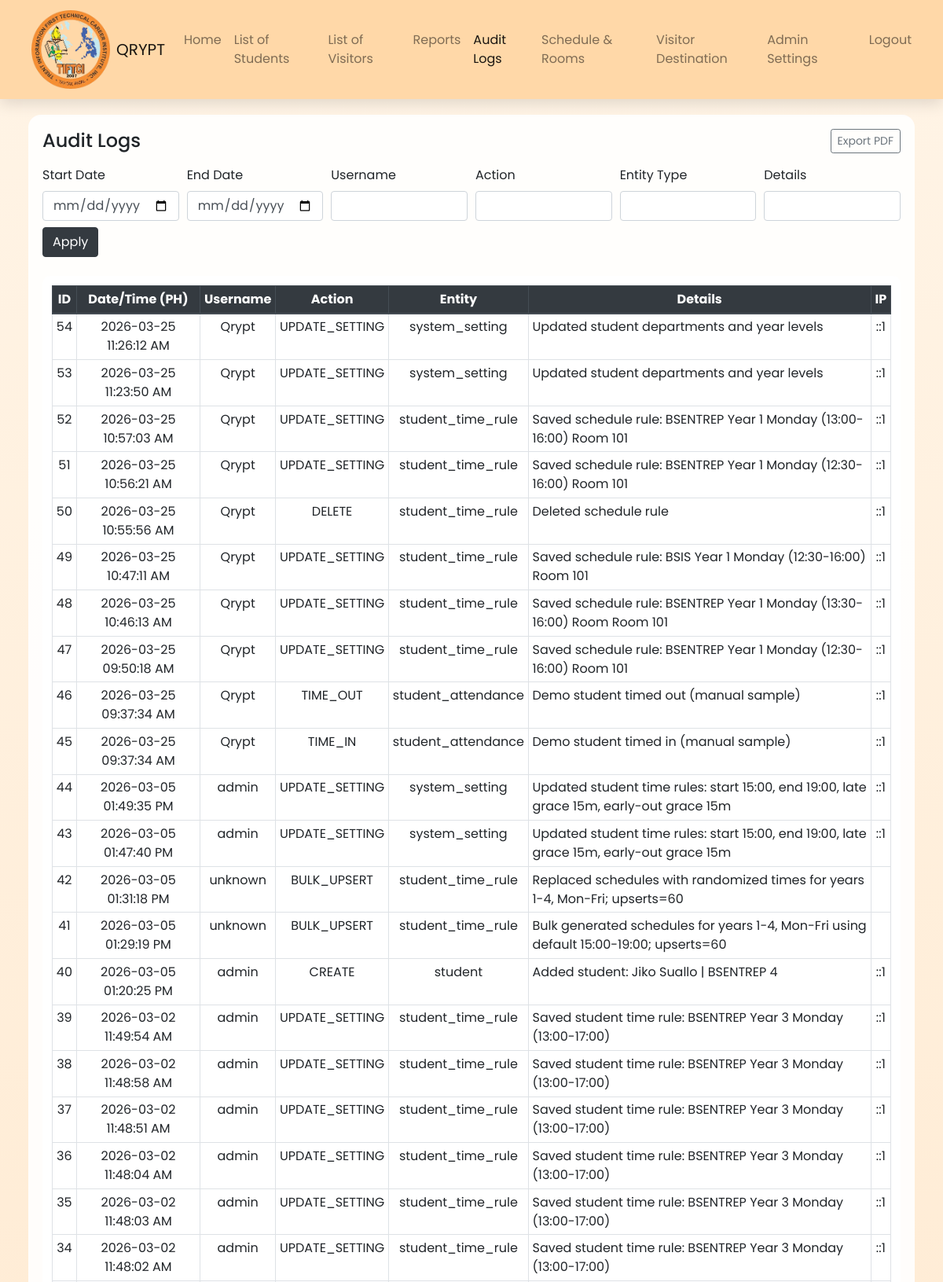
Page /audit-logs.php (signed in, upper part) on the committed database.
### tables this page shows
CREATE TABLE `tbl_audit_log` (
  `tbl_audit_log_id` int(11) NOT NULL,
  `username` varchar(100) NOT NULL,
  `action` varchar(100) NOT NULL,
  `entity_type` varchar(100) NOT NULL,
  `entity_id` int(11) DEFAULT NULL,
  `details` text DEFAULT NULL,
  `ip_address` varchar(64) DEFAULT NULL,
  `created_at` datetime NOT NULL DEFAULT current_timestamp()
);

### conn/bootstrap.php (called while the page is built, shortened)
<?php
function h($value) {
    return htmlspecialchars((string) $value, ENT_QUOTES, 'UTF-8');
}
function format_datetime_ph($dateTimeValue) {
    try {
        $dt = new DateTime($dateTimeValue, new DateTimeZone('Asia/Manila'));
        return $dt->format('Y-m-d h:i:s A');
    } catch (Exception $e) {
        return (string) $dateTimeValue;
    }
}
?>

### audit-logs.php (the view, shortened to what this page needs)
<?php
include('./conn/bootstrap.php');
include('./conn/conn.php');
$startDate = trim((string) ($_GET['start_date'] ?? ''));
$endDate = trim((string) ($_GET['end_date'] ?? ''));
$usernameFilter = trim((string) ($_GET['username'] ?? ''));
$actionFilter = trim((string) ($_GET['action'] ?? ''));
$entityFilter = trim((string) ($_GET['entity_type'] ?? ''));
$detailsFilter = trim((string) ($_GET['details'] ?? ''));
$hasStartDate = preg_match('/^\d{4}-\d{2}-\d{2}$/', $startDate) === 1;
$hasEndDate = preg_match('/^\d{4}-\d{2}-\d{2}$/', $endDate) === 1;
$sql = 'SELECT tbl_audit_log_id, username, action, entity_type, details, ip_address, created_at FROM tbl_audit_log';
$sql .= ' ORDER BY tbl_audit_log_id DESC LIMIT 1000';
$stmt = $conn->prepare($sql);
$stmt->execute();
$rows = $stmt->fetchAll();
?>
<!DOCTYPE html>
<html lang="en">
<head>
    <link rel="stylesheet" href="https://cdn.jsdelivr.net/npm/bootstrap@4.6.2/dist/css/bootstrap.min.css">
</head>
<body>
    <nav class="navbar navbar-expand-lg js-hide-on-scroll navbar-light" style="background-color: #ffd8a8;">
        <a class="navbar-brand ml-4 d-flex align-items-center" href="#"><img src="img/images__2_-removebg-preview.png" alt="QRYPT logo" style="height: 5em; width: auto; margin-right: 8px;"><span>QRYPT</span></a>
        <div class="collapse navbar-collapse" id="navbarSupportedContent">
            <ul class="navbar-nav mr-auto">
                <li class="nav-item"><a class="nav-link" href="./index.php">Home</a></li>
                <li class="nav-item"><a class="nav-link" href="./masterlist.php">List of Students</a></li>
                <li class="nav-item"><a class="nav-link" href="./visitorlist.php">List of Visitors</a></li>
                <li class="nav-item"><a class="nav-link" href="./reports.php">Reports</a></li>
                <li class="nav-item active"><a class="nav-link" href="./audit-logs.php">Audit Logs <span class="sr-only">(current)</span></a></li>
                <li class="nav-item"><a class="nav-link" href="./schedules.php">Schedule & Rooms</a></li>
                <li class="nav-item"><a class="nav-link" href="./visitor-destination.php">Visitor Destination</a></li>
            </ul>
            <ul class="navbar-nav ml-auto">
                <li class="nav-item mr-3"><a class="nav-link" href="./settings.php">Admin Settings</a></li>
                <li class="nav-item mr-3"><a class="nav-link" href="./logout.php">Logout</a></li>
            </ul>
        </div>
    </nav>
    <div class="main">
        <div class="wrap">
            <div class="d-flex justify-content-between align-items-center mb-3">
                <h4 class="mb-0">Audit Logs</h4>
                <button class="btn btn-outline-secondary btn-sm no-print" id="exportAuditPdf">Export PDF</button>
            </div>
            <form method="GET" action="./audit-logs.php" class="mb-3">
                <div class="form-row align-items-end">
                    <div class="col-md-2 mb-2">
                        <label>Start Date</label>
                        <input type="date" class="form-control" name="start_date" value="<?= h($hasStartDate ? $startDate : '') ?>">
                    </div>
                    <div class="col-md-2 mb-2">
                        <label>End Date</label>
                        <input type="date" class="form-control" name="end_date" value="<?= h($hasEndDate ? $endDate : '') ?>">
                    </div>
                    <div class="col-md-2 mb-2">
                        <label>Username</label>
                        <input type="text" class="form-control" name="username" value="<?= h($usernameFilter) ?>">
                    </div>
                    <div class="col-md-2 mb-2">
                        <label>Action</label>
                        <input type="text" class="form-control" name="action" value="<?= h($actionFilter) ?>">
                    </div>
                    <div class="col-md-2 mb-2">
                        <label>Entity Type</label>
                        <input type="text" class="form-control" name="entity_type" value="<?= h($entityFilter) ?>">
                    </div>
                    <div class="col-md-2 mb-2">
                        <label>Details</label>
                        <input type="text" class="form-control" name="details" value="<?= h($detailsFilter) ?>">
                    </div>
                    <div class="col-12 mb-2 d-flex">
                        <button type="submit" class="btn btn-dark">Apply</button>
                    </div>
                </div>
            </form>
            <div class="table-wrap table-responsive print-area">
                <table class="table table-sm table-bordered text-center">
                    <thead class="thead-dark">
                        <tr>
                            <th>ID</th>
                            <th>Date/Time (PH)</th>
                            <th>Username</th>
                            <th>Action</th>
                            <th>Entity</th>
                            <th>Details</th>
                            <th>IP</th>
                        </tr>
                    </thead>
                    <tbody>
                        <?php if (count($rows) === 0): ?>
                            <tr><td colspan="7" class="text-muted">No audit logs found.</td></tr>
                        <?php else: ?>
                            <?php foreach ($rows as $row): ?>
                                <tr>
                                    <td><?= (int) ($row['tbl_audit_log_id'] ?? 0) ?></td>
                                    <td><?= h(format_datetime_ph((string) ($row['created_at'] ?? ''))) ?></td>
                                    <td><?= h((string) ($row['username'] ?? '')) ?></td>
                                    <td><?= h((string) ($row['action'] ?? '')) ?></td>
                                    <td><?= h((string) ($row['entity_type'] ?? '')) ?></td>
                                    <td class="text-left"><?= h((string) ($row['details'] ?? '')) ?></td>
                                    <td><?= h((string) ($row['ip_address'] ?? '')) ?></td>
                                </tr>
                            <?php endforeach; ?>
                        <?php endif; ?>
                    </tbody>
                </table>
            </div>
        </div>
    </div>
</body>
</html>

### audit-logs.php (style rules this page uses)
* { margin: 0; padding: 0; font-family: 'Poppins', sans-serif; }
body { background: linear-gradient(to bottom, rgba(255,255,255,0.15) 0%, rgba(0,0,0,0.15) 100%), radial-gradient(at top center, rgba(255,255,255,0.40) 0%, rgba(0,0,0,0.40) 120%) #989898; background-blend-mode: multiply, multiply; background-attachment: fixed; background-repeat: no-repeat; background-size: cover; background: linear-gradient(180deg, #fff4e6 0%, #ffe3c2 100%) !important; }
.main { min-height: calc(100vh - 56px); padding: 20px 0; display: flex; justify-content: center; }
.wrap { width: 94%; background: rgba(255,255,255,0.9); border-radius: 16px; padding: 18px; }
.table-wrap { background: #fff; border-radius: 10px; padding: 12px; }
.navbar.js-hide-on-scroll { position: sticky; top: 0; z-index: 1030; transition: transform 0.25s ease, box-shadow 0.25s ease; }
.navbar.js-hide-on-scroll.is-shown { box-shadow: 0 6px 18px rgba(0,0,0,0.12); }

### rows in the picture
tbl_audit_log: tbl_audit_log_id "54", created_at "2026-03-25 11:26:12 AM", username "Qrypt", action "UPDATE_SETTING", entity_type "system_setting", details "Updated student departments and year levels", ip_address "::1"
tbl_audit_log: tbl_audit_log_id "53", created_at "2026-03-25 11:23:50 AM", username "Qrypt", action "UPDATE_SETTING", entity_type "system_setting", details "Updated student departments and year levels", ip_address "::1"
tbl_audit_log: tbl_audit_log_id "52", created_at "2026-03-25 10:57:03 AM", username "Qrypt", action "UPDATE_SETTING", entity_type "student_time_rule", details "Saved schedule rule: BSENTREP Year 1 Monday (13:00-16:00) Room 101", ip_address "::1"
tbl_audit_log: tbl_audit_log_id "51", created_at "2026-03-25 10:56:21 AM", username "Qrypt", action "UPDATE_SETTING", entity_type "student_time_rule", details "Saved schedule rule: BSENTREP Year 1 Monday (12:30-16:00) Room 101", ip_address "::1"
tbl_audit_log: tbl_audit_log_id "50", created_at "2026-03-25 10:55:56 AM", username "Qrypt", action "DELETE", entity_type "student_time_rule", details "Deleted schedule rule", ip_address "::1"
tbl_audit_log: tbl_audit_log_id "49", created_at "2026-03-25 10:47:11 AM", username "Qrypt", action "UPDATE_SETTING", entity_type "student_time_rule", details "Saved schedule rule: BSIS Year 1 Monday (12:30-16:00) Room 101", ip_address "::1"
tbl_audit_log: tbl_audit_log_id "48", created_at "2026-03-25 10:46:13 AM", username "Qrypt", action "UPDATE_SETTING", entity_type "student_time_rule", details "Saved schedule rule: BSENTREP Year 1 Monday (13:30-16:00) Room Room 101", ip_address "::1"
tbl_audit_log: tbl_audit_log_id "47", created_at "2026-03-25 09:50:18 AM", username "Qrypt", action "UPDATE_SETTING", entity_type "student_time_rule", details "Saved schedule rule: BSENTREP Year 1 Monday (12:30-16:00) Room 101", ip_address "::1"
tbl_audit_log: tbl_audit_log_id "46", created_at "2026-03-25 09:37:34 AM", username "Qrypt", action "TIME_OUT", entity_type "student_attendance", details "Demo student timed out (manual sample)", ip_address "::1"
tbl_audit_log: tbl_audit_log_id "45", created_at "2026-03-25 09:37:34 AM", username "Qrypt", action "TIME_IN", entity_type "student_attendance", details "Demo student timed in (manual sample)", ip_address "::1"
tbl_audit_log: tbl_audit_log_id "44", created_at "2026-03-05 01:49:35 PM", username "admin", action "UPDATE_SETTING", entity_type "system_setting", details "Updated student time rules: start 15:00, end 19:00, late grace 15m, early-out grace 15m", ip_address "::1"
tbl_audit_log: tbl_audit_log_id "43", created_at "2026-03-05 01:47:40 PM", username "admin", action "UPDATE_SETTING", entity_type "system_setting", details "Updated student time rules: start 15:00, end 19:00, late grace 15m, early-out grace 15m", ip_address "::1"
tbl_audit_log: tbl_audit_log_id "42", created_at "2026-03-05 01:31:18 PM", username "unknown", action "BULK_UPSERT", entity_type "student_time_rule", details "Replaced schedules with randomized times for years 1-4, Mon-Fri; upserts=60"
tbl_audit_log: tbl_audit_log_id "41", created_at "2026-03-05 01:29:19 PM", username "unknown", action "BULK_UPSERT", entity_type "student_time_rule", details "Bulk generated schedules for years 1-4, Mon-Fri using default 15:00-19:00; upserts=60"
tbl_audit_log: tbl_audit_log_id "40", created_at "2026-03-05 01:20:25 PM", username "admin", action "CREATE", entity_type "student", details "Added student: Jiko Suallo | BSENTREP 4", ip_address "::1"
tbl_audit_log: tbl_audit_log_id "39", created_at "2026-03-02 11:49:54 AM", username "admin", action "UPDATE_SETTING", entity_type "student_time_rule", details "Saved student time rule: BSENTREP Year 3 Monday (13:00-17:00)", ip_address "::1"
tbl_audit_log: tbl_audit_log_id "38", created_at "2026-03-02 11:48:58 AM", username "admin", action "UPDATE_SETTING", entity_type "student_time_rule", details "Saved student time rule: BSENTREP Year 3 Monday (13:00-17:00)", ip_address "::1"
tbl_audit_log: tbl_audit_log_id "37", created_at "2026-03-02 11:48:51 AM", username "admin", action "UPDATE_SETTING", entity_type "student_time_rule", details "Saved student time rule: BSENTREP Year 3 Monday (13:00-17:00)", ip_address "::1"
tbl_audit_log: tbl_audit_log_id "36", created_at "2026-03-02 11:48:04 AM", username "admin", action "UPDATE_SETTING", entity_type "student_time_rule", details "Saved student time rule: BSENTREP Year 3 Monday (13:00-17:00)", ip_address "::1"
tbl_audit_log: tbl_audit_log_id "35", created_at "2026-03-02 11:48:03 AM", username "admin", action "UPDATE_SETTING", entity_type "student_time_rule", details "Saved student time rule: BSENTREP Year 3 Monday (13:00-17:00)", ip_address "::1"
tbl_audit_log: tbl_audit_log_id "34", created_at "2026-03-02 11:48:02 AM", username "admin", action "UPDATE_SETTING", entity_type "student_time_rule", details "Saved student time rule: BSENTREP Year 3 Monday (13:00-17:00)", ip_address "::1"
